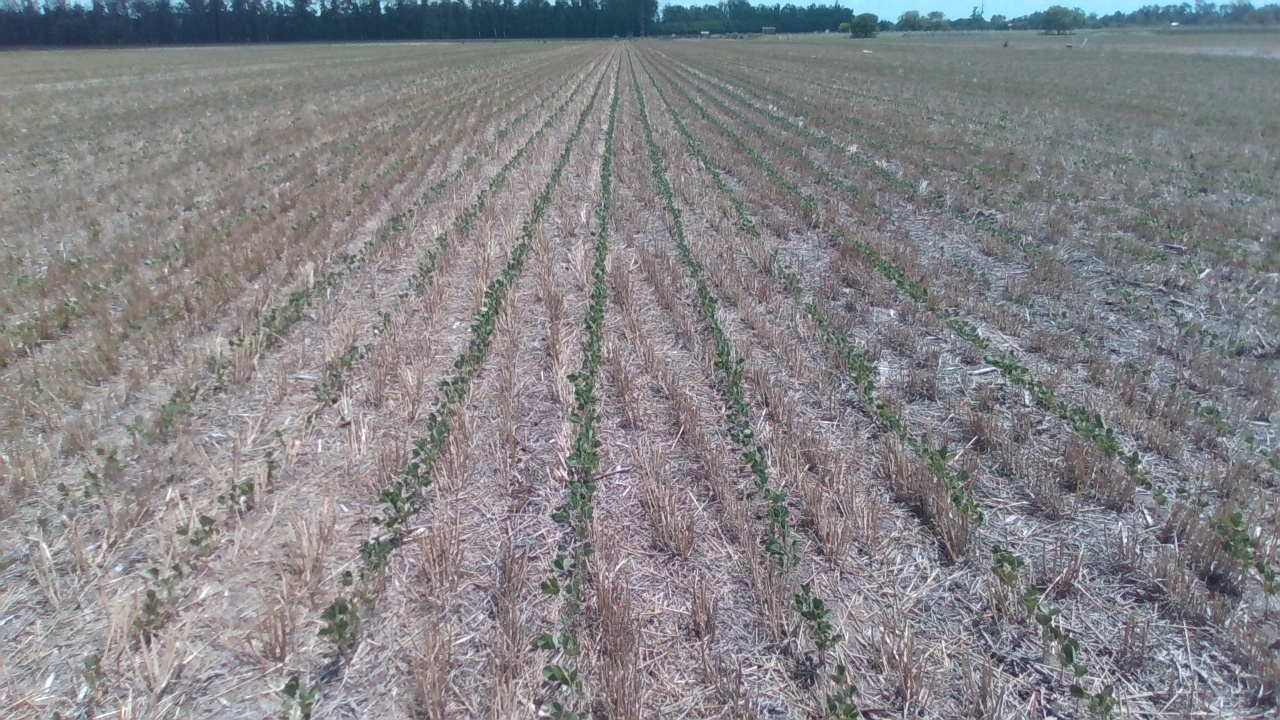
#> input picture resources/zavalla2022/left0807.jpg, 1280 x 720 px
$ python sky_segmentation.py --image ../resources/zavalla2022/left0807.jpg
#> lines starting #> are read from the running program, lines starting #| are printed output that depends on the picture; after the words box and inside, x2 and y2 are one past the last pixel; in counts of white or black regions, pixels touching at a corner belong together
### sky_segmentation/bounding_box.py
import cv2
import numpy as np

def merge_bounding_boxes(elements):
    """
    Merges bounding boxes for selected components based on their labels.

    Arguments:
        elements (List[Tuple(...)]): elements to join with (label, x, y, w, h)

    Returns:
        merged_box (
            Tuple[
                int: x,
                int: y,
                int: width,
                int: height]
            ): merged bounding box.
    """
    # Initialize min and max coordinates for merging
    min_x = np.inf
    min_y = np.inf
    max_x = -np.inf
    max_y = -np.inf

    # Iterate over selected labels to find the min and max x, y coordinates
    for elem in elements:
        _, x, y, w, h = elem

        min_x = min(min_x, x)
        min_y = min(min_y, y)
        max_x = max(max_x, x + w)
        max_y = max(max_y, y + h)

    # Calculate merged bounding box dimensions
    merged_box = (min_x, min_y, max_x - min_x, max_y - min_y)
    return merged_box


# [61 lines left out: functions intersects_with_tolerance, is_contained, not called in this run]

### sky_segmentation/sky_segmentation.py
# Code authored by: Javier Cremona and Nicolas Soncini
# You should have received a copy of the The MIT License along with this
# program

"""
Code to perform a simple k-means sky segmentation
"""
import argparse
from pathlib import Path
import cv2
import numpy as np
from typing import List, Any, Tuple
import bounding_box as bbox


# Connected intensity components with stats
# Same as connectedComponentsWithStats but intensity-based
# that is: all contiguous pixels with the same intensity
# get clustered into a unique component
def connectedGrayscaleComponentsWithStats(image: cv2.Mat) -> \
        Tuple[int, cv2.Mat, np.ndarray, np.ndarray]:
    """
    Returns grayscale based components in an image and some properties.
    It imitates cv2's connectedComponentsWithStats but it clusters all
    contiguous pixels with the same intensity into a single component.

    Arguments:
        image (cv2.Mat): the input image in grayscale values [0,255]

    Returns:
        (Tuple[
            int        : the number of labels found
            cv2.Mat    : an image with each pixeled labeled
            np.ndarray : the stats of each component (see original fn)
            np.ndarray : the centroid of each component (see original fn)
        )
    """
    retval = 0
    labels = np.zeros((image.shape[0], image.shape[1]), dtype=np.uint32)
    stats = np.array([[0,0,0,0,0]])
    centroids = np.array([[0,0]])
    for i in range(image.max()+1):
        # binarize image
        bimg = (image == i).astype(np.uint8)
        # compute components with stats
        ival, ilab, ista, icen = cv2.connectedComponentsWithStats(bimg)
        if ival < 2:
            continue
        ilab[ilab.nonzero()] += retval # we shift the labels values
        retval = retval + (ival - 1)  # ignore background label
        labels = labels + ilab.astype(np.uint32)
        stats = np.concatenate((stats, ista[1:,:]))
        centroids = np.concatenate((centroids, icen[1:,:]))
    return retval, labels, stats, centroids


# Cluster Detection
# join clusters to minimize the number of pixels that allows it to span
# all the way from left to right
def horizon_cluster(clusters: cv2.Mat) -> Tuple[List[int], cv2.Mat]:
    """
    Takes in an image, segments it into clusters and separates all
    disconnected clusters to returns a binary image representing the
    above-horizon portion of the image.

    Arguments:
        clusters (cv2.Mat): input image

    Returns:
        Tuple[
            List[int]: list of labels used for the above-horizon
            cv2.Mat  : mask of the above-horizon part of the image
        ]
    """
    crval, clabels, cstats, _ = connectedGrayscaleComponentsWithStats(clusters)
    # NOTE: We change things here, we organize the clusters from top most
    # to bottom most and we start joining them in this order until we get
    # a super-cluster that spans all the width of the image

    # Sort components by their top (y-coordinate) position
    elements = [(lab,
                 cstats[lab, cv2.CC_STAT_LEFT],
                 cstats[lab, cv2.CC_STAT_TOP],
                 cstats[lab, cv2.CC_STAT_WIDTH],
                 cstats[lab, cv2.CC_STAT_HEIGHT])
                for lab in range(1, crval+1)]  # Ignore the background label (0)
    elements.sort(key=lambda e: e[2])  # Sort by top (y-coordinate)

    # Join labels until they span the full width
    jlabels = np.zeros((clabels.shape[0], clabels.shape[1]), dtype=bool)
    rvals = []
    sky_elements = []
    for elem in elements:
        l, x, y, w, h = elem
        rvals.append(l)
        sky_elements.append(elem)
        jlabels[clabels == l] = True
        # check if it spans the full image width
        if jlabels.cumsum(axis=0, dtype=bool)[-1].all():
            break

    # Calculate the sky's compound bounding box
    sky_bbox = bbox.merge_bounding_boxes(sky_elements)
    # if the area is bigger than half the image, return nothing
    if (sky_bbox[2] * sky_bbox[3] > clusters.shape[0] * clusters.shape[1] * 0.5):
        return [], np.zeros((clabels.shape[0], clabels.shape[1]), dtype=bool)

    # Add additional labels if they contribute to the sky
    other_rvals = []
    for ol, ox, oy, ow, oh in elements:
        if ol in rvals:
            continue  # skip

        other_bbox = (ox, oy, ow, oh)

        # if bbox.intersects_with_tolerance(sky_bbox, other_bbox):
        #     other_rvals.append(other_lab)
        #     jlabels[clabels == other_lab] = True

        if bbox.is_contained(sky_bbox, other_bbox, 0.1):
            other_rvals.append(ol)
            jlabels[clabels == ol] = True

        # # check if vertically close to any sky component
        # for sky_lab in rvals:
        #     if (cstats[other_lab, cv2.CC_STAT_TOP] +
        #             cstats[other_lab, cv2.CC_STAT_HEIGHT] <=
        #             cstats[sky_lab, cv2.CC_STAT_TOP] +
        #             cstats[sky_lab, cv2.CC_STAT_HEIGHT]):
        #         other_rvals.append(other_lab)
        #         jlabels[clabels == other_lab] = True
        #         break
    rvals = rvals + other_rvals  # so we dont mess up the rvals iteration

    return rvals, jlabels


def KMeansSky(image: cv2.Mat, **kwargs) -> cv2.Mat:
    """
    Takes an image in BGR format and returns a mask that represents
    the pixels that belong to the sky. Assumes that there's sky
    present in the image, that its positioned at the top of the image
    and that it spans the full image width.
    """
    ksize = kwargs['ksize'] if 'ksize' in kwargs else (25,25)
    sigmaX = kwargs['sigmaX'] if 'sigmaX' in kwargs else 0
    imblur = cv2.GaussianBlur(image, ksize=ksize, sigmaX=sigmaX)
    imkmean = imblur.reshape((-1, 3))
    imkmean = np.float32(imkmean)
    # perform kmeans clustering
    k = kwargs['k'] if 'k' in kwargs else 5
    criteria = (cv2.TERM_CRITERIA_EPS + cv2.TERM_CRITERIA_MAX_ITER, 100, 0.1)
    flags = cv2.KMEANS_RANDOM_CENTERS
    compactness, labels, centers = cv2.kmeans(imkmean, k, None, criteria, 10, flags)
    # retransform to image
    centers = np.uint(centers)
    imkclus = centers[labels.flatten()]
    imkclus = imkclus.reshape((imblur.shape))
    imkclusg = cv2.cvtColor(imkclus.astype(np.uint8), cv2.COLOR_BGR2GRAY)
    hclabs, hcintens = horizon_cluster(imkclusg)
    return imkclusg, hcintens


def IntensitySky(image: cv2.Mat, **kwargs) -> cv2.Mat:
    """
    Takes an image in BGR format and returns a mask that represents
    the pixels that belong to the sky. Assumes that there's sky
    present in the image, that its positioned at the top of the image
    and that it spans the full image width.
    """
    ksize = kwargs['ksize'] if 'ksize' in kwargs else (25,25)
    sigmaX = kwargs['sigmaX'] if 'sigmaX' in kwargs else 0
    imblur = cv2.GaussianBlur(image, ksize=ksize, sigmaX=sigmaX)
    imintens = cv2.cvtColor(imblur, cv2.COLOR_BGR2GRAY)
    # perform quantization
    k = kwargs['k'] if 'k' in kwargs else 5
    q = 255 // k
    imquant = (imintens // q)
    hclabs, hcintens = horizon_cluster(imquant)
    return imquant, hcintens


if __name__ == '__main__':
    parser = argparse.ArgumentParser()
    parser.add_argument(
        '--image', type=Path, required=True,
        help="Path to input image"
    )

    args = parser.parse_args()

    image = cv2.imread(args.image)
#> image is the input picture: shape (720, 1280, 3); mean B, G, R 135.7, 132.2, 132.5

    # process image for sky detection
    intensity_args = {
        'ksize': (15,15),
        'sigmaX': 0,
        'k': 3
    }
    intensity_clusters, intensity_sky = IntensitySky(image, **intensity_args)
#> the loop in connectedGrayscaleComponentsWithStats, `for i in range(image.max()+1):` made 3 passes
#> (ival, retval) on passes 1 to 3: (76, 75), (22, 96), (296, 391)
#> after the loop in connectedGrayscaleComponentsWithStats, `for i in range(image.max()+1):`:
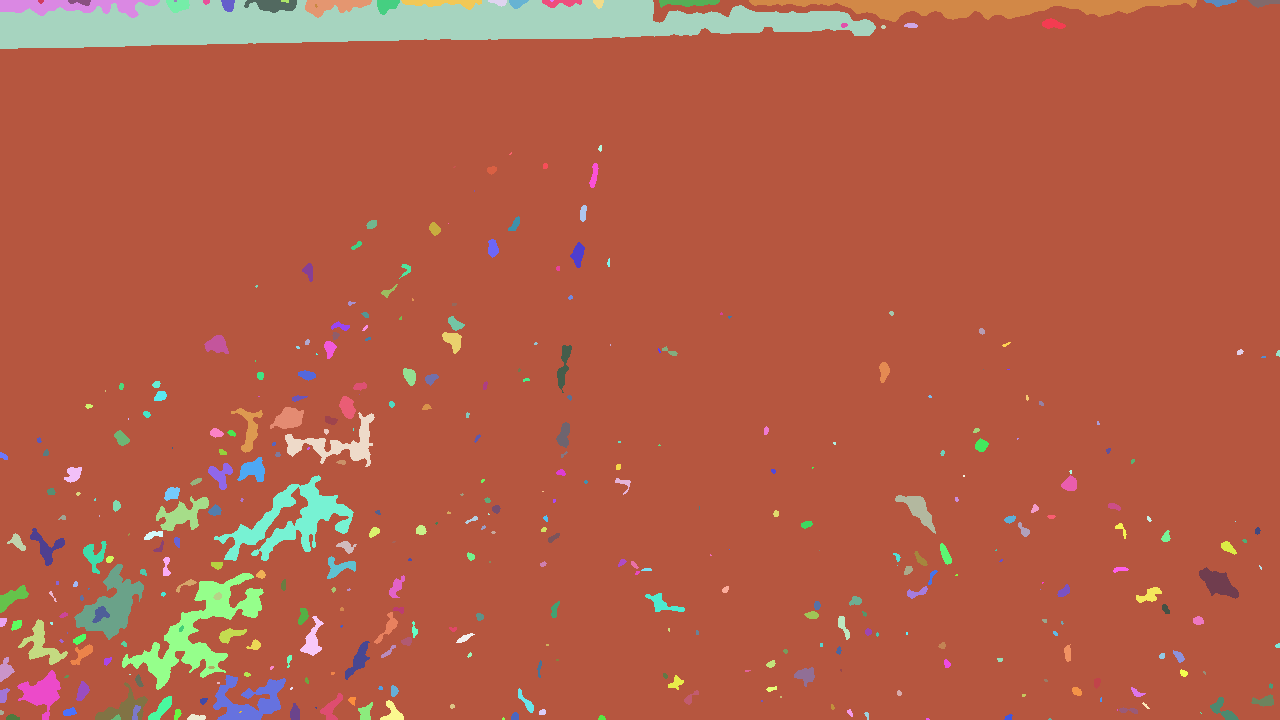
#> labels: shape (720, 1280) uint32; 391 distinct labels, from 1 to 391; one colour per label, 0 black
#> after the loop in connectedGrayscaleComponentsWithStats, `for i in range(image.max()+1):`: centroids = 392 pairs, first value 0 to 1277.8, second value 0 to 718.7; retval = 391; stats = 392 rows, first 6: [0, 0, 0, 0, 0], [0, 0, 876, 49, 27652], [1042, 18, 24, 11, 173], [904, 23, 14, 5, 57], [881, 25, 5, 4, 16], [1237, 349, 7, 6, 30]
#> in horizon_cluster, `crval, clabels, cstats, _ = connectedGrayscaleComponentsWithStats(clus..`: crval = 391; cstats has the same summary as stats in connectedGrayscaleComponentsWithStats
#> in horizon_cluster, `elements = [(lab, cstats[lab, cv2.CC_STAT_LEFT], cstats[lab, cv2.CC_ST..`: elements = 391 items, first 6: (1, 0, 0, 876, 49), (2, 1042, 18, 24, 11), (3, 904, 23, 14, 5), (4, 881, 25, 5, 4), (5, 1237, 349, 7, 6), (6, 1276, 350, 4, 7)
#> the loop in horizon_cluster, `for elem in elements:` made 14 passes
#> (elem, l, x, w, h) on passes 1 to 8: ((1, 0, 0, 876, 49), 1, 0, 876, 49), ((76, 0, 0, 160, 18), 76, 0, 160, 18), ((77, 166, 0, 24, 13), 77, 166, 24, 13), ((78, 203, 0, 7, 5), 78, 203, 7, 5), ((79, 221, 0, 14, 12), 79, 221, 14, 12), ((80, 244, 0, 53, 13), 80, 244, 53, 13), ((81, 305, 0, 67, 18), 81, 305, 67, 18), ((82, 377, 0, 23, 15), 82, 377, 23, 15)
#> after the loop in horizon_cluster, `for elem in elements:`:
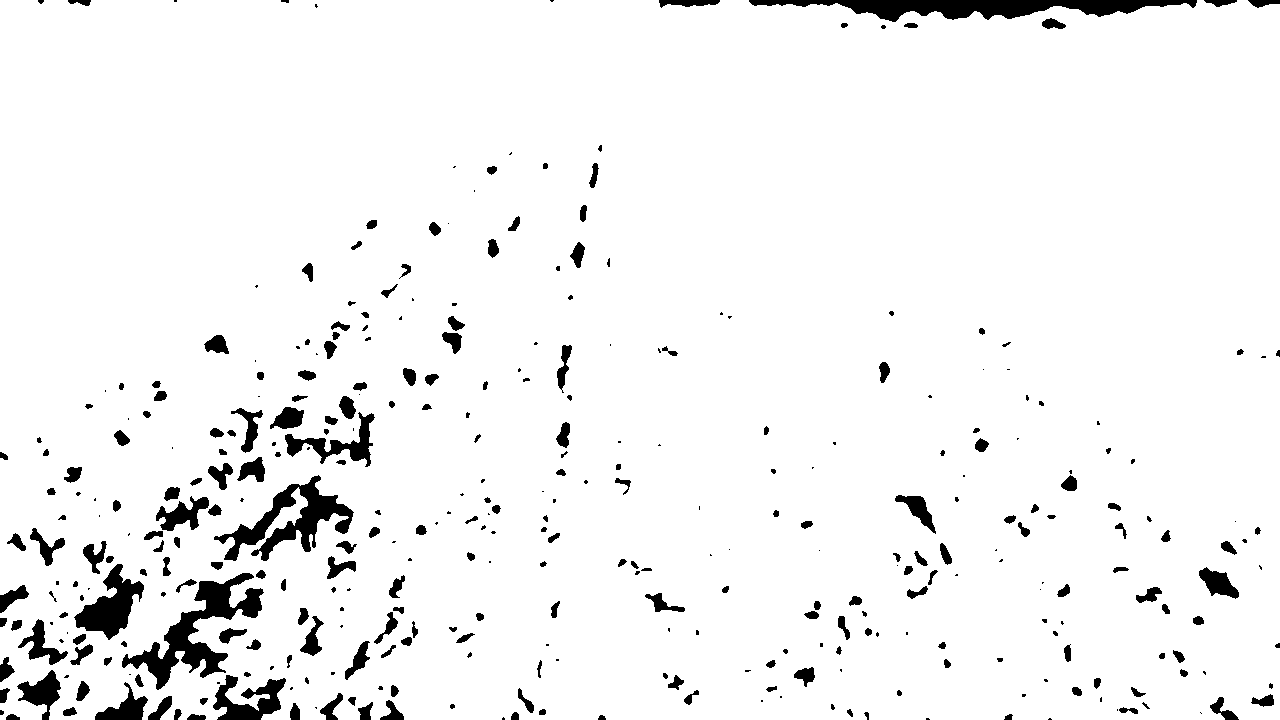
#> jlabels: shape (720, 1280) bool; 95% white; 370 black regions (133 under 20 px), largest, box (x1, y1, x2, y2) and area: (749, 0, 1197, 22) 4896, (122, 573, 264, 690) 4589, (214, 475, 354, 561) 3829
#> after the loop in horizon_cluster, `for elem in elements:`: rvals = [1, 76, 77, 78, 79, 80, 81, 82, 83, 84, 85, 86, 87, 88]; sky_elements = 14 items, first 6: (1, 0, 0, 876, 49), (76, 0, 0, 160, 18), (77, 166, 0, 24, 13), (78, 203, 0, 7, 5), (79, 221, 0, 14, 12), (80, 244, 0, 53, 13)
#> the loop in merge_bounding_boxes, `for elem in elements:` made 14 passes
#> (elem, x, w, h, max_x, max_y) on passes 1 to 8: ((1, 0, 0, 876, 49), 0, 876, 49, 876, 49), ((76, 0, 0, 160, 18), 0, 160, 18, 876, 49), ((77, 166, 0, 24, 13), 166, 24, 13, 876, 49), ((78, 203, 0, 7, 5), 203, 7, 5, 876, 49), ((79, 221, 0, 14, 12), 221, 14, 12, 876, 49), ((80, 244, 0, 53, 13), 244, 53, 13, 876, 49), ((81, 305, 0, 67, 18), 305, 67, 18, 876, 49), ((82, 377, 0, 23, 15), 377, 23, 15, 876, 49)
#> in merge_bounding_boxes, `merged_box = (min_x, min_y, max_x - min_x, max_y - min_y)`: merged_box = (0, 0, 1280, 720)
#> in IntensitySky, `hclabs, hcintens = horizon_cluster(imquant)`: hclabs = []
    _, intensity_labels, _, _ = connectedGrayscaleComponentsWithStats(intensity_clusters)
#> the loop in connectedGrayscaleComponentsWithStats (call 2), `for i in range(image.max()+1):` made 3 passes

    kmeans_args = {
        'ksize': (15,15),
        'sigmaX': 0,
        'k': 3
    }
    kmeans_clusters, kmeans_sky = KMeansSky(image, **kmeans_args)
#> in KMeansSky, `compactness, labels, centers = cv2.kmeans(imkmean, k, None, criteria, ..`: compactness = 465622701.8; centers = [[95.79, 86.01, 71.64], [158.1, 153.6, 157.8], [127.1, 125.1, 125.1]]
#> in KMeansSky, `centers = np.uint(centers)`: centers = [[95, 86, 71], [158, 153, 157], [127, 125, 125]]
#> after the loop in connectedGrayscaleComponentsWithStats (call 3), `for i in range(image.max()+1):`:
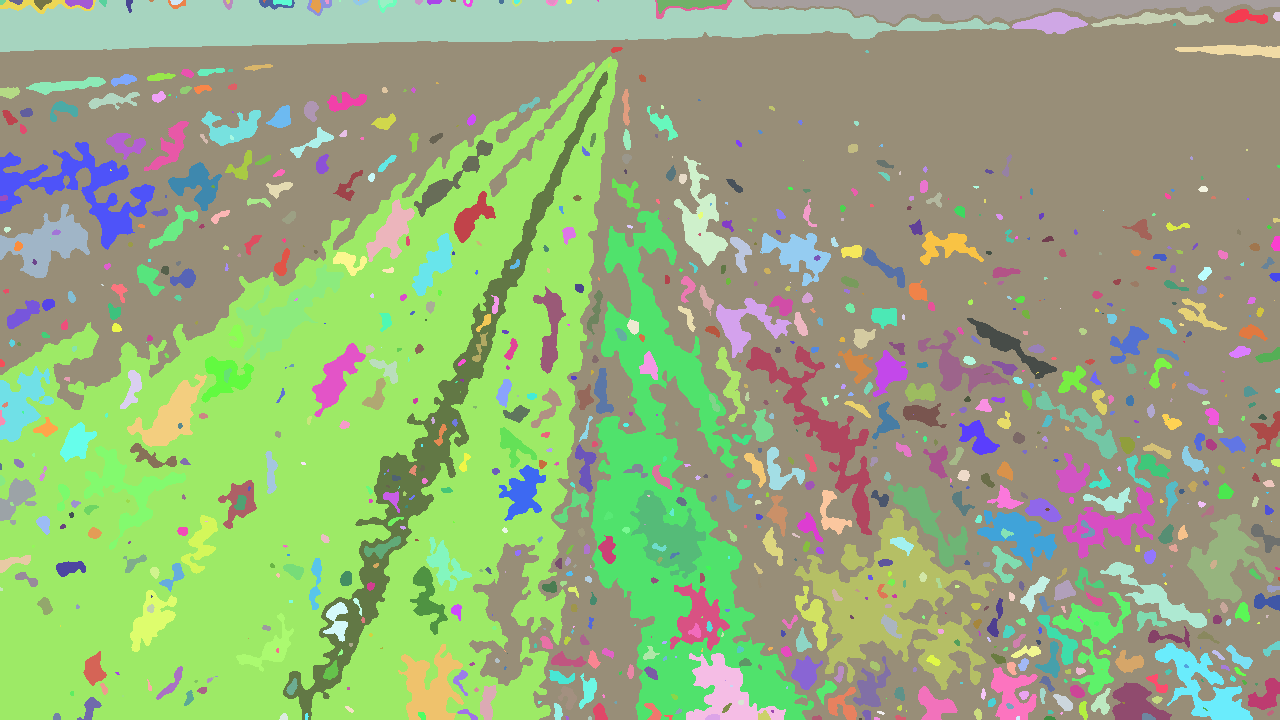
#> labels: shape (720, 1280) uint32; 1006 distinct labels, from 1 to 1006; one colour per label, 0 black
#> after the loop in connectedGrayscaleComponentsWithStats (call 3), `for i in range(image.max()+1):`: retval = 1006
#> in horizon_cluster (call 2), `crval, clabels, cstats, _ = connectedGrayscaleComponentsWithStats(clus..`: cstats = 1007 rows, first 6: [0, 0, 0, 0, 0], [0, 0, 1010, 52, 33811], [1225, 9, 43, 15, 382], [1012, 12, 76, 22, 969], [1091, 12, 123, 15, 882], [1273, 12, 7, 9, 53]
#> the loop in horizon_cluster (call 2), `for elem in elements:` made 23 passes
#> (elem, l, x, w, h) on passes 1 to 8: ((1, 0, 0, 1010, 52), 1, 0, 1010, 52), ((324, 0, 0, 96, 14), 324, 0, 96, 14), ((325, 99, 0, 8, 7), 325, 99, 8, 7), ((326, 126, 0, 7, 13), 326, 126, 7, 13), ((327, 149, 0, 5, 2), 327, 149, 5, 2), ((328, 168, 0, 18, 9), 328, 168, 18, 9), ((329, 223, 0, 10, 10), 329, 223, 10, 10), ((330, 259, 0, 36, 10), 330, 259, 36, 10)
#> the loop in merge_bounding_boxes (call 2), `for elem in elements:` made 23 passes
#> (elem, x, w, h, max_x, max_y) on passes 1 to 8: ((1, 0, 0, 1010, 52), 0, 1010, 52, 1010, 52), ((324, 0, 0, 96, 14), 0, 96, 14, 1010, 52), ((325, 99, 0, 8, 7), 99, 8, 7, 1010, 52), ((326, 126, 0, 7, 13), 126, 7, 13, 1010, 52), ((327, 149, 0, 5, 2), 149, 5, 2, 1010, 52), ((328, 168, 0, 18, 9), 168, 18, 9, 1010, 52), ((329, 223, 0, 10, 10), 223, 10, 10, 1010, 52), ((330, 259, 0, 36, 10), 259, 36, 10, 1010, 52)
#> in KMeansSky, `hclabs, hcintens = horizon_cluster(imkclusg)`: hclabs = []
    _, kmeans_labels, _, _ = connectedGrayscaleComponentsWithStats(kmeans_clusters)


    # convert to format opencv can display
    intensity_sky = (intensity_sky * 255).astype(np.uint8)
    kmeans_sky = (kmeans_sky * 255).astype(np.uint8)

    # display
    cv2.imshow("Intensity Labels", intensity_labels.astype(np.uint8))
    cv2.waitKey(0)
    cv2.imshow("Intensity-based Sky Detection", intensity_sky)
    cv2.waitKey(0)
    cv2.imshow("KMeans Labels", kmeans_labels.astype(np.uint8))
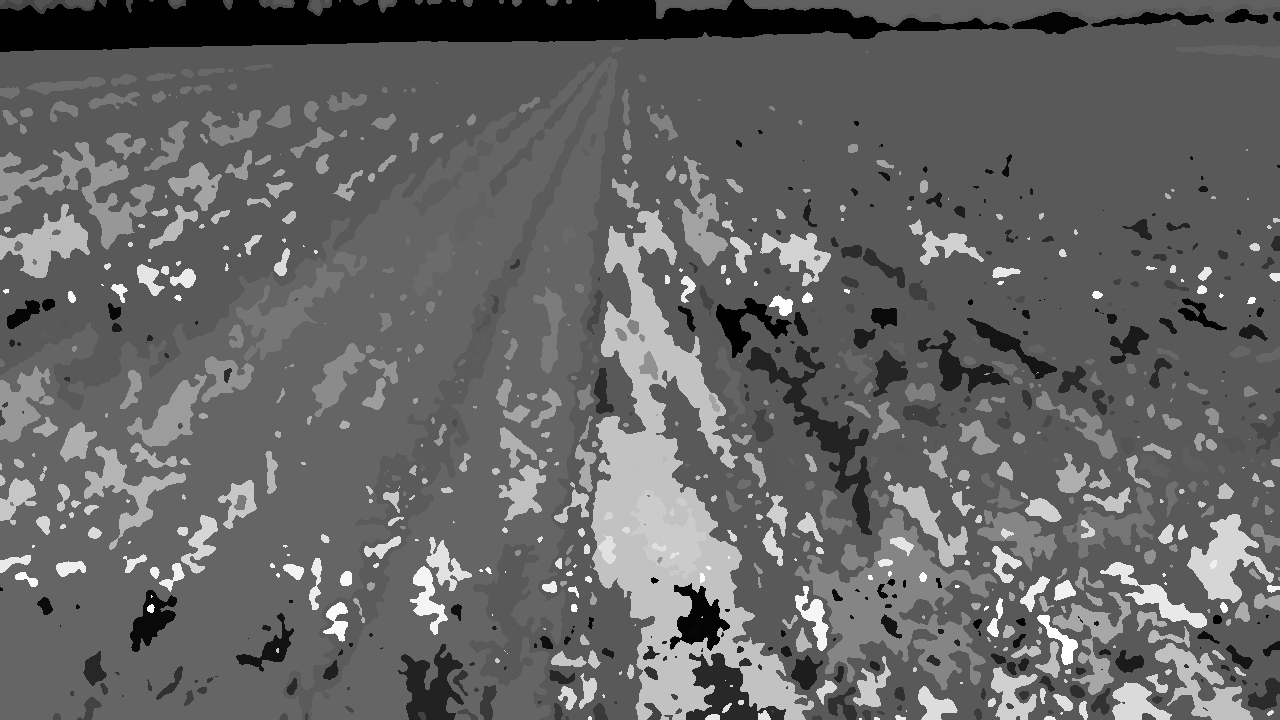
#> window 'KMeans Labels': shape (720, 1280); min 0, max 255, mean 101
    cv2.waitKey(0)
    cv2.imshow("KMeans-based Sky Detection", kmeans_sky)
    cv2.waitKey(0)
    cv2.destroyAllWindows()
